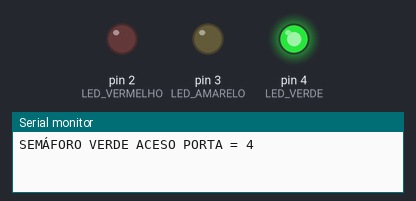
Bench run of a sketch on a simulated Arduino Uno, built with avr-gcc and run on an emulated ATmega328P. Parts: output pins drawn as LEDs (lit = HIGH), the last lines printed to the serial monitor.

Above: at 3.0 s.
At 7.5 s:
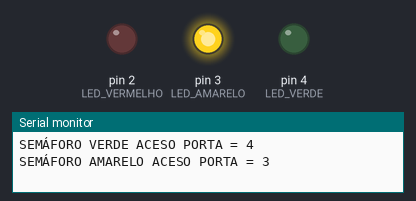
At 12.5 s:
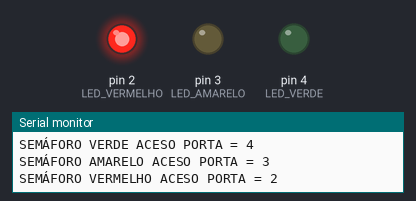
At 16.2 s:
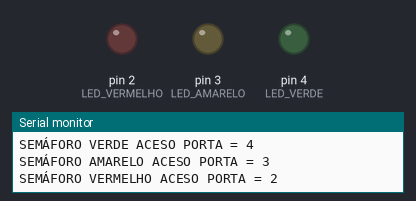
Timing chart, 0 to 21.5 s (numbered marks = the images above):
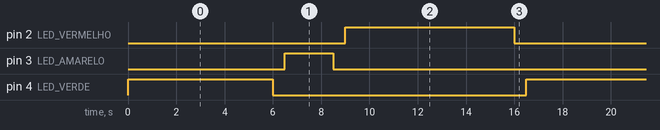

Measured:
- by itself, pin 2 (LED_VERMELHO): alternates HIGH for 7.0 s and LOW for 9.5 s
- by itself, pin 3 (LED_AMARELO): alternates HIGH for 2.0 s and LOW for 14.5 s
- by itself, pin 4 (LED_VERDE): alternates HIGH for 6.0 s and LOW for 10.5 s

The sketch:

PROJETO_SEMAFARO_FINAL.ino
```cpp
// AQUI Associa o LED vermelho à porta digital 2 do Arduino
#define LED_VERMELHO 2
// AQUI Associa o LED amarelo à porta digital 3 do Arduino
#define LED_AMARELO 3
// AQUI Associa o LED verde à porta digital 4 do Arduino
#define LED_VERDE 4

// AQUI DEFINE O TEMPO EM SEGUNDOS
#define UM_SEGUNDO 1000 // Define um segundo
#define MEIO_SEGUNDO 500 // Define meio segundo
#define SETE_SEGUNDO 7000 // Usado para o LED vermelho ficar aceso por 7 segundos
#define DOIS_SEGUNDO 2000 // Usado para o LED amarelo ficar aceso por 2 segundos
#define SEIS_SEGUNDO 6000 // Uusado para o LED verde ficar aceso por 6 segundos


void setup() {

// INICIA O MONITOR SERIAL
  Serial.begin(9600);

// DEFINE AS PORTAS DIGITAIS DO ARDUINO SAIDA 2,3,4
  pinMode(LED_VERMELHO,OUTPUT);
  pinMode(LED_AMARELO,OUTPUT);
  pinMode(LED_VERDE,OUTPUT);

}

void loop(){

// AQUI CHAMA A FUNÇÃO piscaLed

Serial.println("SEMÁFORO VERDE ACESO PORTA = " + String(LED_VERDE));
piscaLed(LED_VERDE,SEIS_SEGUNDO);

Serial.println("SEMÁFORO AMARELO ACESO PORTA = " + String(LED_AMARELO));
piscaLed(LED_AMARELO,DOIS_SEGUNDO);

Serial.println("SEMÁFORO VERMELHO ACESO PORTA = " + String(LED_VERMELHO));
piscaLed(LED_VERMELHO,SETE_SEGUNDO);

}

void piscaLed(int portaLed,int tempoAceso){

  digitalWrite(portaLed,HIGH); // aqui liga o led definido
  delay(tempoAceso); // aqui define quanto tempo o led vai ficar acesso
  digitalWrite(portaLed,LOW); // aqui desliga o led definido
  delay (MEIO_SEGUNDO); // pausa por meio segundo para o proximo led
  }
```
